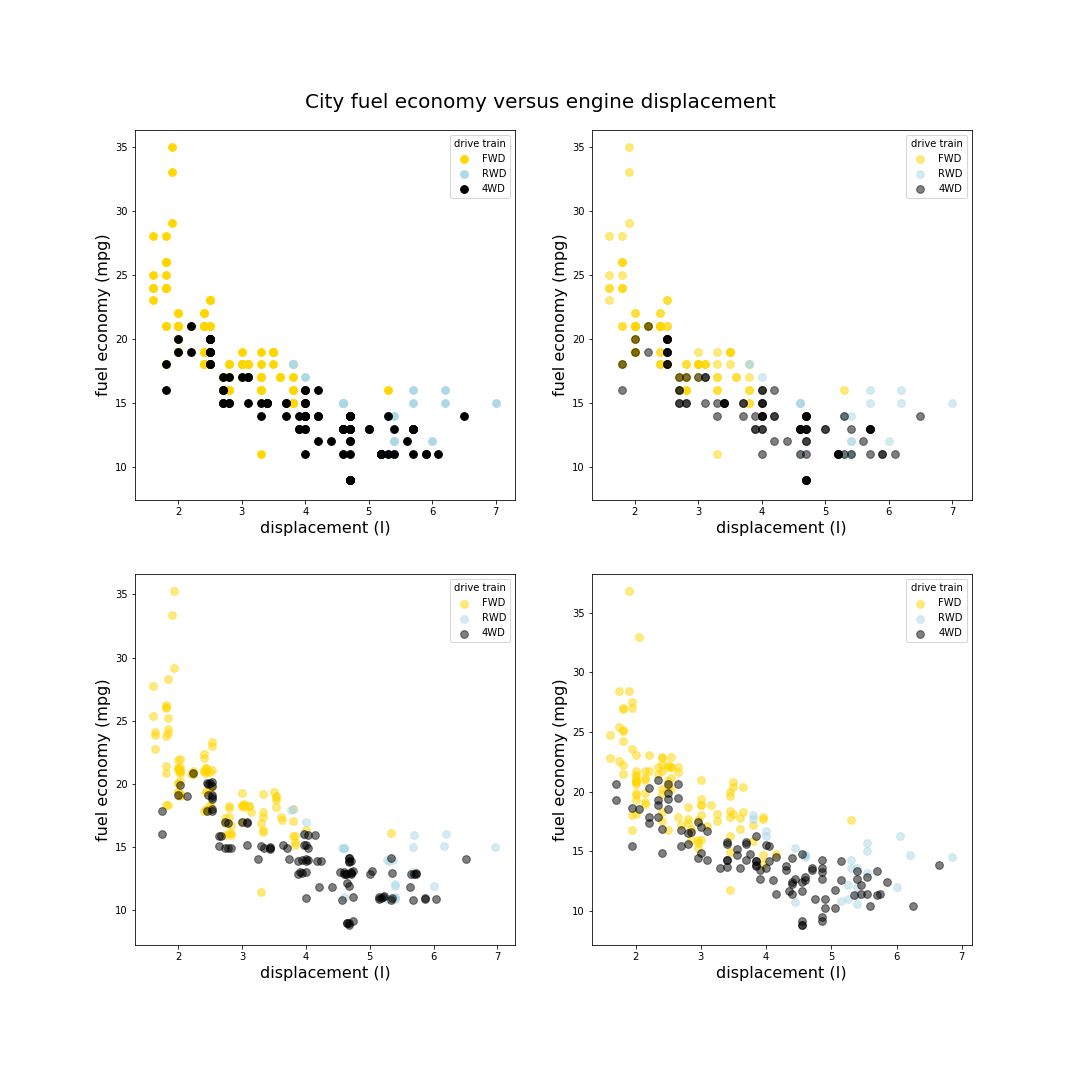

Generate this figure with Python:
import matplotlib.pyplot as plt
import pandas as pd

#import data
data = pd.read_csv('mpg.csv')

data_fwd = data.loc[data.drv == 'f']
data_rwd = data.loc[data.drv == 'r']
data_4wd = data.loc[data.drv == '4']

fig, axes = plt.subplots(2, 2, figsize=(15, 15))
fig.text(0.5, 0.9, "City fuel economy versus engine displacement", ha="center", fontsize=20)

axes[0, 0].scatter(data_fwd.displ, data_fwd.cty, s = 60, label = 'FWD', c='gold')
axes[0, 0].scatter(data_rwd.displ, data_rwd.cty, s = 60, label = 'RWD', c='lightblue')
axes[0, 0].scatter(data_4wd.displ, data_4wd.cty, s = 60, label = '4WD', c='black')
axes[0, 0].legend(title = 'drive train')
axes[0, 0].set_ylabel('fuel economy (mpg)', fontsize = 16)
axes[0, 0].set_xlabel('displacement (I)', fontsize = 16)

axes[0, 1].scatter(data_fwd.displ, data_fwd.cty, s = 60, label = 'FWD', c='gold', alpha = 0.5, edgecolor = 'gold')
axes[0, 1].scatter(data_rwd.displ, data_rwd.cty, s = 60, label = 'RWD', c='lightblue', alpha = 0.5, edgecolor = 'lightblue')
axes[0, 1].scatter(data_4wd.displ, data_4wd.cty, s = 60, label = '4WD', c='black', alpha = 0.5, edgecolor = 'k')
axes[0, 1].legend(title = 'drive train')
axes[0, 1].set_ylabel('fuel economy (mpg)', fontsize = 16)
axes[0, 1].set_xlabel('displacement (I)', fontsize = 16)

def jitter(rg, data):
    rn = [np.random.randint(min(data)-np.mean(data), max(data)-np.mean(data))*rg for _ in range(len(data))]
    return np.asarray(data) + np.asarray(rn)
       
axes[1, 0].scatter(jitter(0.03, data_fwd.displ), jitter(0.03, data_fwd.cty), s = 60, label = 'FWD', c='gold', alpha = 0.5, edgecolor = 'gold')
axes[1, 0].scatter(jitter(0.03, data_rwd.displ), jitter(0.03, data_rwd.cty), s = 60, label = 'RWD', c='lightblue', alpha = 0.5, edgecolor = 'lightblue')
axes[1, 0].scatter(jitter(0.03, data_4wd.displ), jitter(0.03, data_4wd.cty), s = 60, label = '4WD', c='black', alpha = 0.5, edgecolor = 'k')
axes[1, 0].legend(title = 'drive train')
axes[1, 0].set_ylabel('fuel economy (mpg)', fontsize = 16)
axes[1, 0].set_xlabel('displacement (I)', fontsize = 16)

axes[1, 1].scatter(jitter(0.15, data_fwd.displ), jitter(0.15, data_fwd.cty), s = 60, label = 'FWD', c='gold', alpha = 0.5, edgecolor = 'gold')
axes[1, 1].scatter(jitter(0.15, data_rwd.displ), jitter(0.15, data_rwd.cty), s = 60, label = 'RWD', c='lightblue', alpha = 0.5, edgecolor = 'lightblue')
axes[1, 1].scatter(jitter(0.15, data_4wd.displ), jitter(0.15, data_4wd.cty), s = 60, label = '4WD', c='black', alpha = 0.5, edgecolor = 'k')
axes[1, 1].legend(title = 'drive train')
axes[1, 1].set_ylabel('fuel economy (mpg)', fontsize = 16)
axes[1, 1].set_xlabel('displacement (I)', fontsize = 16)

plt.savefig('task2/task23.png')